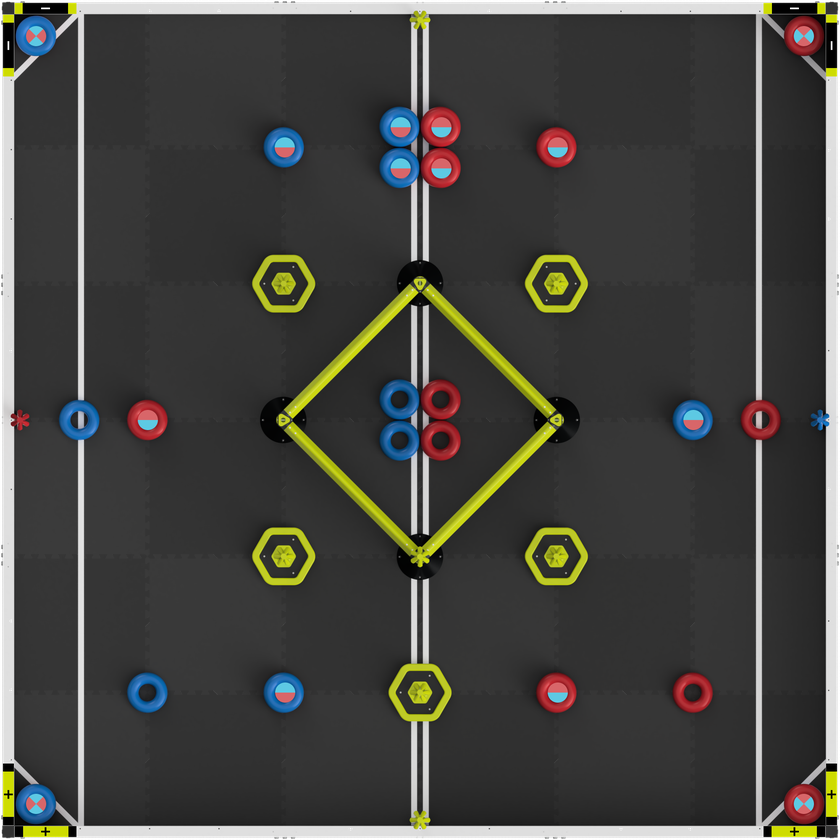
#> input picture field_image.png, 840 x 840 px, shrunk from 2000 x 2000 before the run
$ python robopos.py
#> lines starting #> are read from the running program, lines starting #| are printed output that depends on the picture
import matplotlib.pyplot as plt
import matplotlib.image as mpimg
import random
import time
import numpy as np

# Function to update the robot's position, heading, and velocity
def update_position(x, y, heading, velocity):
#> called with x = 10.13, y = 9.1, heading = 151.4, velocity = 1.29
    plt.clf()  # Clear the figure to update the plot

    # Load and display the field image as background
    img = mpimg.imread("field_image.png")  # Load the background image
#> img is the input picture: shape (840, 840, 4) float32; mean R, G, B, A 0.264, 0.262, 0.248, 0.988
    plt.imshow(img, extent=[0, 12, 0, 12])  # Set the field boundaries to 12x12 feet

    # Plot the robot position as a red dot
    plt.plot(x, y, 'ro', label="Robot Position")

    # Calculate the arrow's x and y components based on the heading (angle)
    arrow_length = velocity  # Length of the arrow proportional to velocity (scale factor of 0.1)
    dx = arrow_length * np.cos(np.radians(heading))  # x component of the direction
    dy = arrow_length * np.sin(np.radians(heading))  # y component of the direction

    # Draw the arrow (representing velocity direction)
    plt.quiver(x, y, dx, dy, angles='xy', scale_units='xy', scale=1, color='b', width=0.005)

    # Add labels and a title
    plt.xlabel("X Position (feet)")
    plt.ylabel("Y Position (feet)")
    plt.title("Robot Position, Heading, and Velocity on the Field")

    # Optionally, display a grid
    plt.grid(True)

    # Show the plot
    plt.legend()
    plt.draw()
    plt.pause(0.1)  # Pause to allow the plot to update
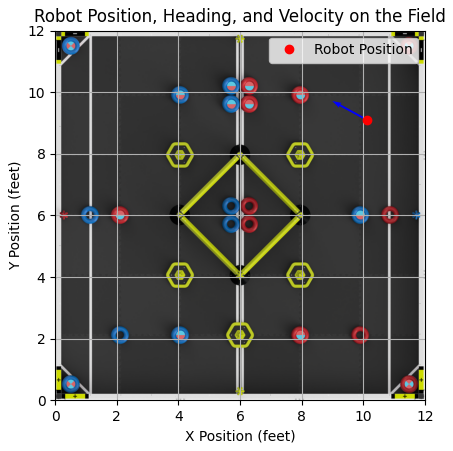
#> figure drawn by matplotlib, 1 panel

# Example usage: update the plot in a loop with random robot positions, headings, and velocities
plt.ion()  # Turn on interactive mode

# Infinite loop to keep the plot updating with random positions, headings, and velocities every second
while True:
    # Generate random positions for the robot within the field (12x12 feet)
    x = random.uniform(0, 12)  # Random x position between 0 and 12 feet
    y = random.uniform(0, 12)  # Random y position between 0 and 12 feet

    # Generate a random heading (angle) between 0 and 360 degrees
    heading = random.uniform(0, 360)

    # Generate a random velocity between 0 and 5 ft/s (adjust range as needed)
    velocity = random.uniform(0, 5)  # Robot's velocity in ft/s

    # Update the robot's position, heading, and velocity on the plot
#> (the run stopped early here; a loop or call above may not have finished)
